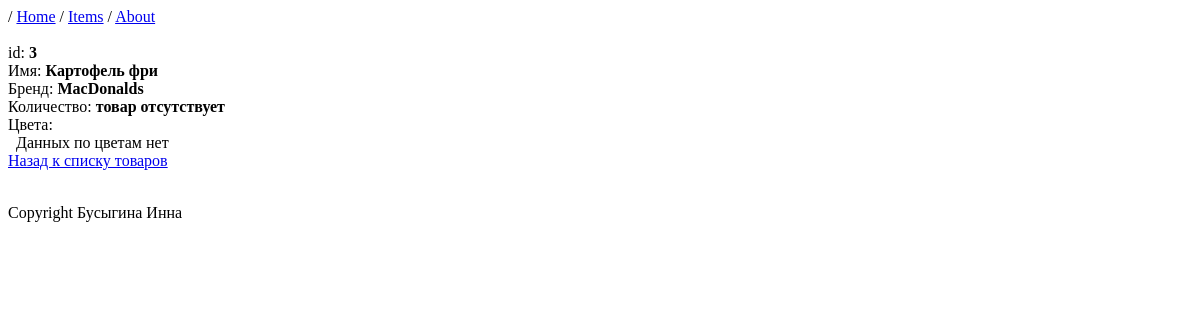
Page /item/3 on the earlier database version.
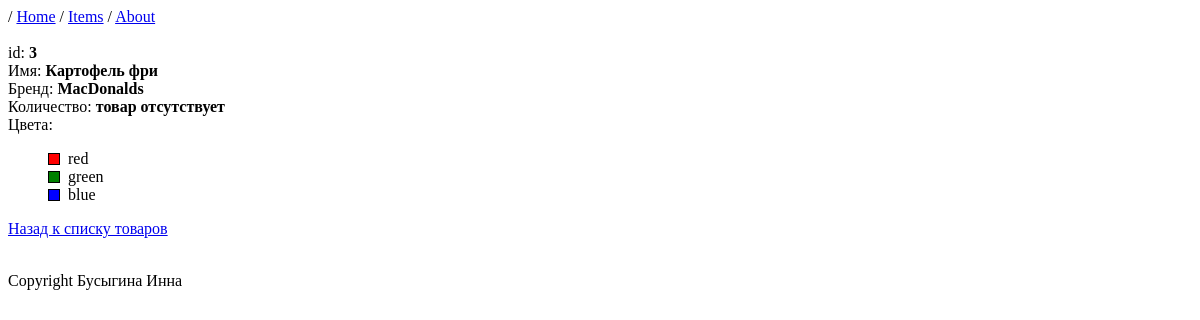
Same page on the later database version.
### MainApp/models.py (models this page shows, shortened)
class Color(models.Model):
    name = models.CharField(max_length=32)

### MainApp/views.py (the view)
# urls.py: path('item/<int:item_id>', views.item_details, name ='item-detail')
def item_details(request, item_id: id):
    try:
        item_db = Item.objects.get(id=item_id)
        return render(request, "item.html", {"item": item_db})
    except ObjectDoesNotExist:
        return HttpResponseNotFound(
            f"""<p>Товар с id={item_id} не найден<br>
            <a href="/items">Назад к списку товаров</a></p>""")

### templates/item.html (shortened to what this page needs)
{% extends 'base.html' %}
{% block style %}
    {% load static %}
    {{ block.super }}
{% endblock %}
{% block content %}
    <div>id: <strong>{{ item.id }}</strong><br></div>
    <div>Имя: <strong>{{ item.name }}</strong><br></div>
    <div>Бренд: <strong>{{ item.brand }}</strong><br></div>
    <div>Количество: <strong>{{ item.count | default:"товар отсутствует"}}</strong><br></div>
    <div>Цвета:
    {% if item.colors.count %}
        <ul class='ul_no_mark'>
        {% for color in item.colors.all %}
            <li><div class='div_color' style="background-color: {{ color.name }}"></div>
            &nbsp;&nbsp;{{ color.name }}</li>
        {% endfor %}
        </ul>
    {% else %}
        <br>&nbsp;&nbsp;Данных по цветам нет
    {% endif %}
    </div>
    <a href="{% url "item-list" %}">Назад к списку товаров</a><br>
{% endblock %}

Differences in the rows shown:
now on this page (row unchanged): Color: name "red"
now on this page (row unchanged): Color: name "green"
added Color: name "blue"
Other differences:
text no longer shown: "Данных по цветам нет"
